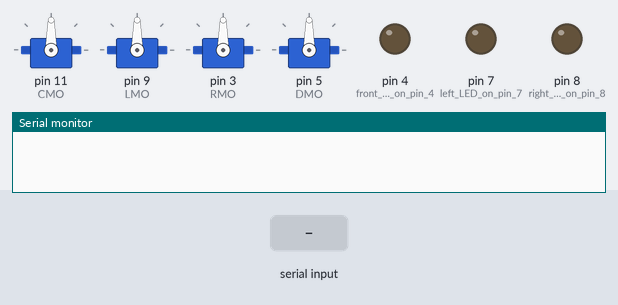
A sketch run on a simulated Arduino Uno, built with avr-gcc and run on an emulated ATmega328P. Parts: 4 × servo, output pins drawn as LEDs (lit = HIGH), the last lines printed to the serial monitor. Inputs (shaded band) come from the test bench.

Above: at 1.2 s.
1.3 s: "6000\n" received over Serial
At 2.1 s:
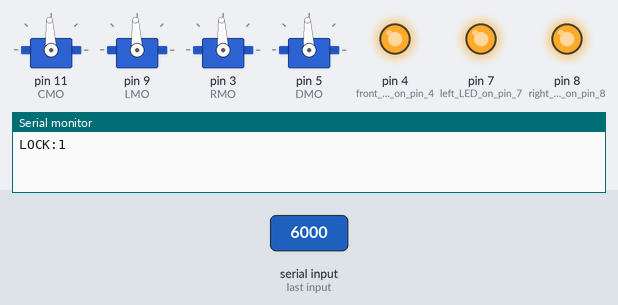
2.8 s: "6002\n" received over Serial
At 3.2 s:
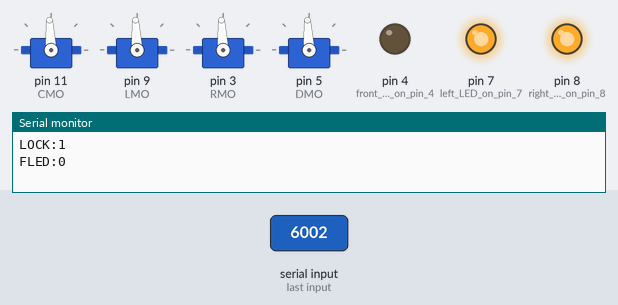
4.3 s: "6001\n" received over Serial
At 5.5 s:
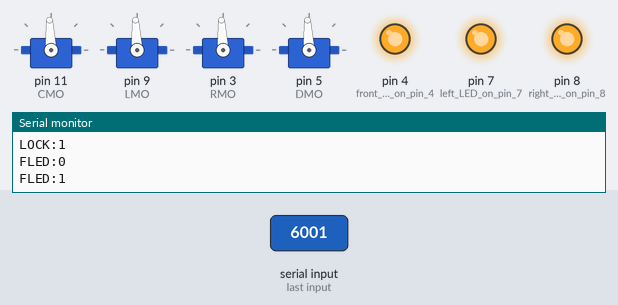
Timing chart, 0 to 7.3 s (numbered marks = the images above; inputs shaded):
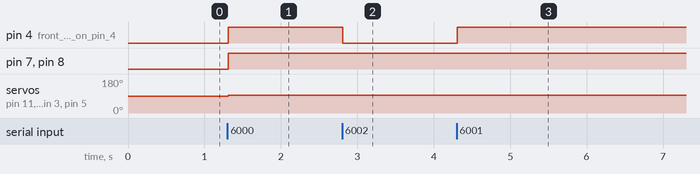

Measured:
- after the input at 1.3 s, pin 4 (front_LED_on_pin_4), pin 7 (left_LED_on_pin_7), pin 8 (right_LED_on_pin_8): LOW → HIGH at once; servo on pin 11 (CMO), servo on pin 9 (LMO), servo on pin 3 (RMO), servo on pin 5 (DMO): 90° → 93° at once
- after the input at 2.8 s, pin 4 (front_LED_on_pin_4): HIGH → LOW at once
- after the input at 4.3 s, pin 4 (front_LED_on_pin_4): LOW → HIGH at once

The sketch:

arduinoroam.ino
```cpp
#include <dht.h>
#include <Servo.h>

dht DHT;
Servo CMO;    //comb motor
Servo DMO;    //door motor
Servo LMO;    //left motor
Servo RMO;    //right motor
int DSW;      //door switch
float SIR1;   //shell IR sensor 1
float SIR2;   //shell IR sensor 2
float SIR3;   //shell IR sensor 3
float FCLF;   //front cliff sensor
float BCLF;   //back cliff sensor
float TMP;    //temperature sensor
float HMD;    //humidity sensor
char temp;    //temporary character for serial read
String toprint = "Hello Pi";

void setup() {
  Serial.begin(9600);
  pinMode(2, INPUT);  //door switch on pin 2
  pinMode(4, OUTPUT); //front LED on pin 4
  pinMode(7, OUTPUT); //left LED on pin 7
  pinMode(8, OUTPUT); //right LED on pin 8
  //pinMode(10, OUTPUT); //back LED on pin 10
  CMO.attach(11);      //comb motor on PWM input 3
  LMO.attach(9);      //left motor on PWM input 5 (changed to door)
  RMO.attach(3);      //right motor on PWM input 6
  DMO.attach(5);      //door motor on PWM input 9 (changed to left)
}

void loop() {

  //get commands
  int end = 0;
  String command = "";
  while (end == 0)
  {
    if (Serial.available() > 0)
    {
      temp = Serial.read();
      if (temp != '\n')
      {
        command += temp;
      }
      else
      {
        end = 1;
      }
    }
    else
    {
      end = 1;
    }
  }

  int action = command.toInt();
  int action2 = 1500;

  //figure out what to do

  if ((action >= 1000) && (action <= 1999)) //both drive motors
  {
    LMO.writeMicroseconds(action);
    if (action > 1500)
    {
      RMO.writeMicroseconds(1500-(action-1500));
    }
    else if (action < 1500)
    {
      RMO.writeMicroseconds(1500+(1500-action));
    }
    else if (action == 1500)
    {
    RMO.writeMicroseconds(action);
    }
    Serial.println("DRIVE:" + command);
  }
  else if ((action >= 2000) && (action <= 2999)) //left motor
  {
    action2 = action - 1000;
    LMO.writeMicroseconds(action2);
    Serial.println("LMO:" + String(action2));
  }
  else if ((action >= 3000) && (action <= 3999)) //right motor
  {
    action2 = action - 2000;
    RMO.writeMicroseconds(action2);
    Serial.println("RMO:" + String(action2));
  }
  else if ((action >= 4000) && (action <= 4999)) //comb motor
  {
    action2 = action - 3000;
    CMO.writeMicroseconds(action2);
    Serial.println("CMO:" + String(action2));
  }
  else if ((action >= 5000) && (action <= 5999)) //door motor
  {
    action2 = action - 4000;
    DMO.writeMicroseconds(action2);
    Serial.println("DMO:" + String(action2));
  }
  else if (action == 6000) //lock position
  {
    digitalWrite(4, HIGH);
    digitalWrite(7, HIGH);
    digitalWrite(8, HIGH);
    digitalWrite(10, HIGH);
    CMO.writeMicroseconds(1500);
    LMO.writeMicroseconds(1500);
    RMO.writeMicroseconds(1500);
    DMO.writeMicroseconds(1500);
    Serial.println("LOCK:1");
  }
  else if (action == 6001) //turn on front LED
  {
    digitalWrite(4, HIGH);
    Serial.println("FLED:1");
  }
  else if (action == 6002) //turn off front LED
  {
    digitalWrite(4, LOW);
    Serial.println("FLED:0");
  }
  else if (action == 6003) //turn on left LED
  {
    digitalWrite(7, HIGH);
    Serial.println("LLED:1");
  }
  else if (action == 6004) //turn off left LED
  {
    digitalWrite(7, LOW);
    Serial.println("LLED:0");
  }
  else if (action == 6005) //turn on right LED
  {
    digitalWrite(8, HIGH);
    Serial.println("RLED:1");
  }
  else if (action == 6006) //turn off right LED
  {
    digitalWrite(8, LOW);
    Serial.println("RLED:0");
  }
  else if (action == 6007) //turn on back LED
  {
    digitalWrite(10, HIGH);
    Serial.println("BLED:1");
  }
  else if (action == 6008) //turn off back LED
  {
    digitalWrite(10, LOW);
    Serial.println("BLED:0");
  }
  else if (action == 6009) //send shell IR1 data
  {
    SIR1 = analogRead(1);
    toprint = "SIR1:" + String(SIR1, 2);
    Serial.println(toprint);
  }
  else if (action == 6010) //send shell IR2 data
  {
    SIR2 = analogRead(2);
    toprint = "SIR2:" + String(SIR2, 2);
    Serial.println(toprint);
  }
  else if (action == 6011) //send shell IR3 data
  {
    SIR3 = analogRead(3);
    toprint = "SIR3:" + String(SIR3, 2);
    Serial.println(toprint);
  }
  else if (action == 6012) //send door switch data
  {
    DSW = digitalRead(2);
    toprint = "DSW:" + String(DSW);
    Serial.println(toprint);
  }
  else if (action == 6013) //send front cliff sensor data
  {
    FCLF = analogRead(10);
    toprint = "FCLF:" + String(FCLF);
    Serial.println(toprint);
  }
  //  else if (action=6014) //send humidity data
  //    {
  //      HMD = DHT.humidity;
  //      toprint = "HMD:"+String(HMD);
  //      Serial.println(toprint);
  //    }
  //  else if (action=6015) //send temperature data
  //    {
  //      TMP = DHT.temperature;
  //      toprint = "TMP:"+String(TMP);
  //      Serial.println(toprint);
  //    }
  delay(10);
}
```
